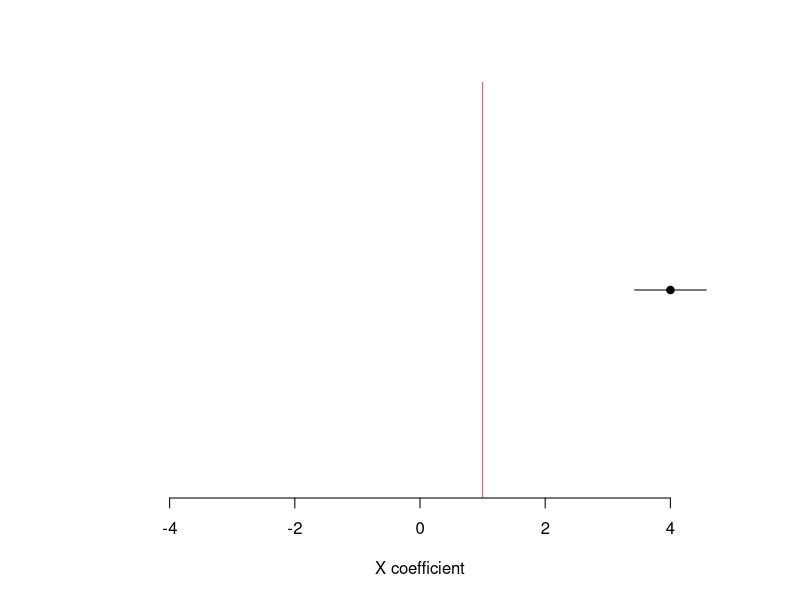

Here is the R script that generated this plot:
simpson.simulator <- function(N,s,ce){
	Z1 <- rnorm(N,0,s)
	Z3 <- rnorm(N,0,s) + Z1
	Z5 <- rnorm(N,0,s) + Z3
	U <- rnorm(N,0,s) + Z1
	Z4 <- rnorm(N,0,s) + Z5 + U
	Z2 <- rnorm(N,0,s) + Z3 + U
	X <- rnorm(N,0,s) + U
	Y <- rnorm(N,0,s) + ce*X + 10*Z5
	data.frame(Y,X,Z1,Z2,Z3,Z4,Z5)
}

# 1st parameter: sample size
# 2nd parameter: noise standard deviation
# 3rd parameter: true causal effect
D <- simpson.simulator(1000,0.01,1)



# unadjusted estimate
m <- lm(D[,1:2])
summary(m)
ci <- confint(m,'X')


# Plot result
plot( coef(m)['X'], 1, yaxt='n', bty='n', 
  xlab='X coefficient', ylab='', xlim=c(-5,5), 
  panel.first=abline(v=1,col=2), pch=19 )
segments( x0=ci[1], x1=ci[2], y0=1, y1=1 )
